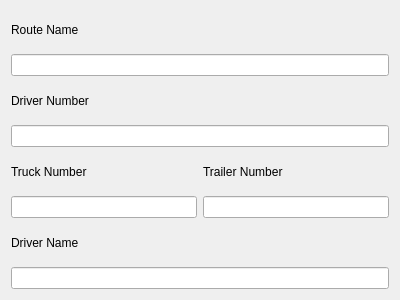
<?xml version="1.0" encoding="UTF-8"?>
<ui version="4.0">
 <class>RouteWidget</class>
 <widget class="QWidget" name="RouteWidget">
  <property name="geometry">
   <rect>
    <x>0</x>
    <y>0</y>
    <width>400</width>
    <height>300</height>
   </rect>
  </property>
  <property name="windowTitle">
   <string>Form</string>
  </property>
  <layout class="QGridLayout" name="gridLayout">
   <item row="3" column="0" colspan="2">
    <widget class="QLineEdit" name="driverNumEdit"/>
   </item>
   <item row="2" column="0" colspan="2">
    <widget class="QLabel" name="driverNumLabel">
     <property name="text">
      <string>Driver Number</string>
     </property>
    </widget>
   </item>
   <item row="1" column="0" colspan="2">
    <widget class="QLineEdit" name="routeEdit"/>
   </item>
   <item row="5" column="0">
    <widget class="QLineEdit" name="truckNumEdit"/>
   </item>
   <item row="4" column="1">
    <widget class="QLabel" name="trailerNumLabel">
     <property name="text">
      <string>Trailer Number</string>
     </property>
    </widget>
   </item>
   <item row="6" column="0" colspan="2">
    <widget class="QLabel" name="driverNameLabel">
     <property name="text">
      <string>Driver Name</string>
     </property>
    </widget>
   </item>
   <item row="4" column="0">
    <widget class="QLabel" name="truckNumLabel">
     <property name="text">
      <string>Truck Number</string>
     </property>
    </widget>
   </item>
   <item row="5" column="1">
    <widget class="QLineEdit" name="trailerNumEdit"/>
   </item>
   <item row="7" column="0" colspan="2">
    <widget class="QLineEdit" name="driverNameEdit"/>
   </item>
   <item row="0" column="0" colspan="2">
    <widget class="QLabel" name="routeLabel">
     <property name="text">
      <string>Route Name</string>
     </property>
    </widget>
   </item>
  </layout>
 </widget>
 <resources/>
 <connections/>
</ui>
